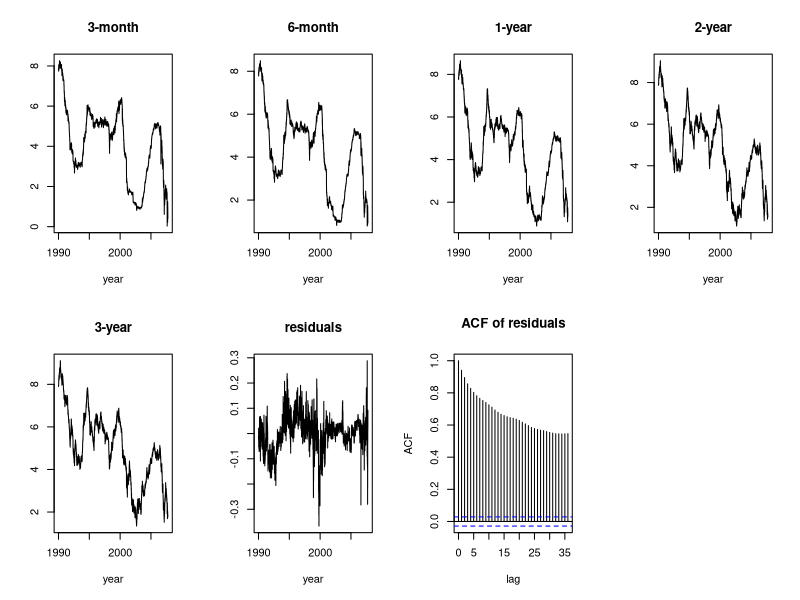

This figure's R source:
#  Examples 15.1 and 15.3 and Figure 15.1

library(tseries)
library(urca)

test1=function(){
  yieldDat = read.table("treasury_yields.txt",header=T)
  dat = as.matrix(yieldDat[,3:7])
  year = seq(1990,2008-1/4,length=4714)
  res = residuals(lm(dat[,3]~dat[,1]+dat[,2]+dat[,4]+dat[,4]))
  
  #postscript("yieldsCointegration.ps",width=7.25,height=4.5)  #  Example 15.1
  par(mfrow=c(2,4))
  plot(year,dat[,1],type="l",ylab="",main="3-month")
  plot(year,dat[,2],type="l",ylab="",main="6-month")
  plot(year,dat[,3],type="l",ylab="",main="1-year")
  plot(year,dat[,4],type="l",ylab="",main="2-year")
  plot(year,dat[,5],type="l",ylab="",main="3-year")
  plot(year,res,type="l",ylab="",main="residuals")
  acf(res,main="ACF of residuals",xlab="lag")
  #graphics.off()
  
  
  options(digits=6)     #  Example 15.1
  po.test(dat[,c(3,1,2,4,5)])
  
  
  options(digits=3)     #  Example 15.3
  summary(ca.jo(dat))
  
}

debug(test1)
test1()
undebug(test1)